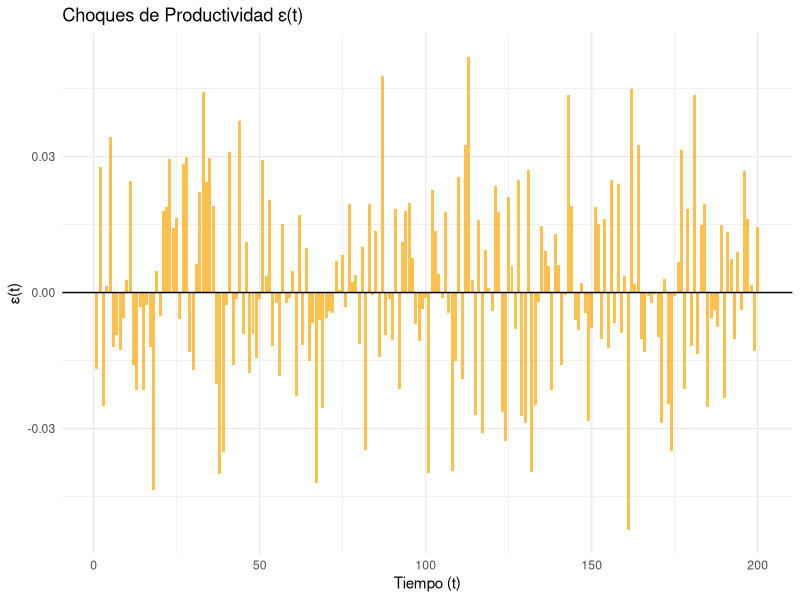
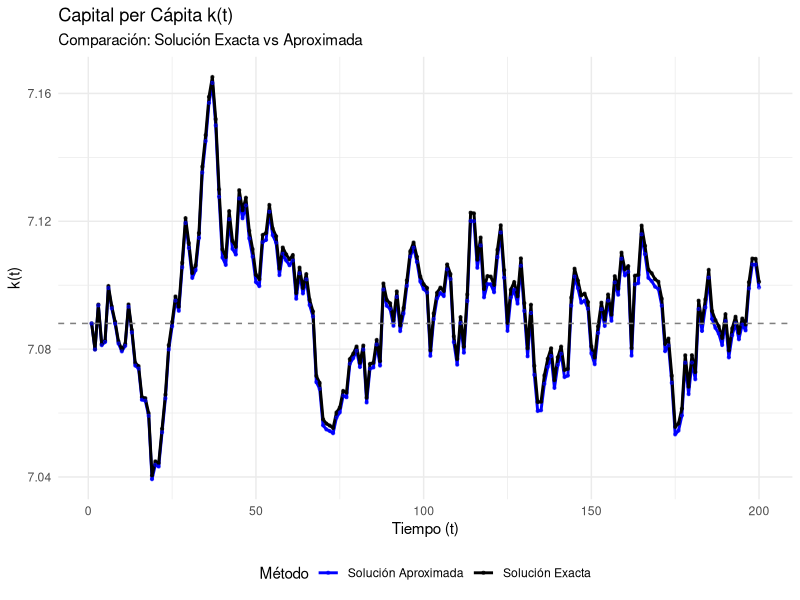
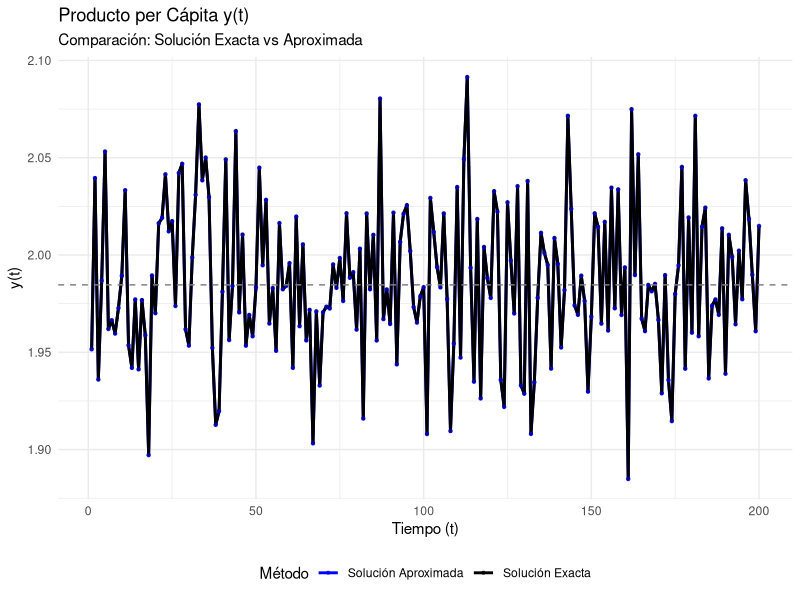
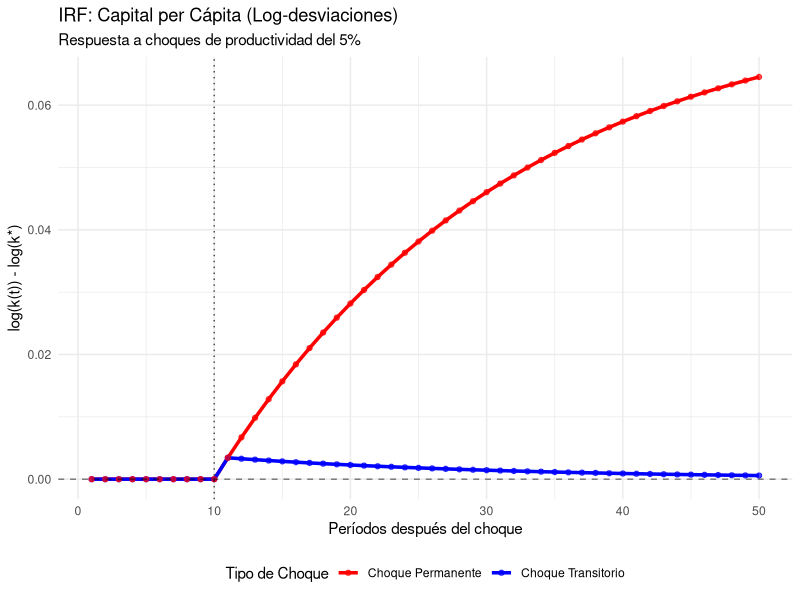
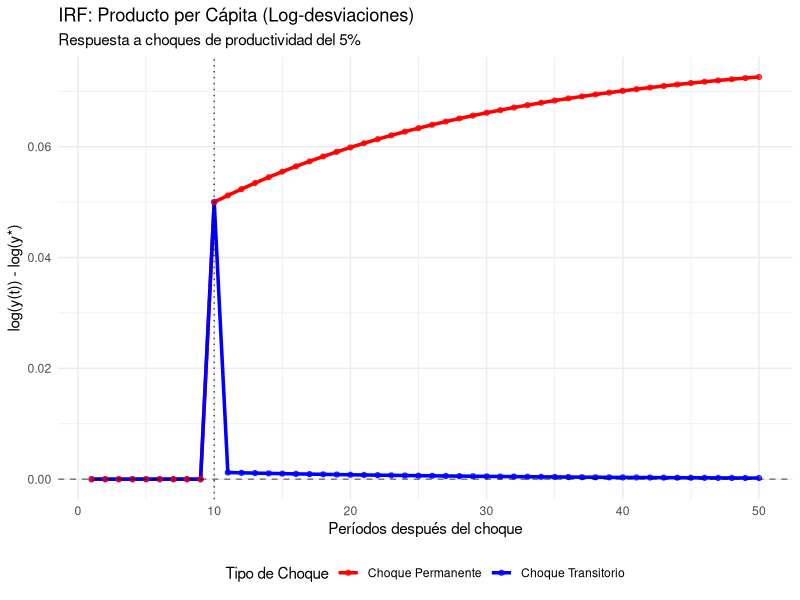

These figures' R source, in order:
# Simulación del Modelo de Solow Estocástico
# Modelo de Crecimiento con Choques de Productividad
#
# Ángelo Gutiérrez Daza
# 2025
#
# Programación II
# Programa de Estudios Superiores
# Banco de Guatemala
#
# Código probado utilizando la versión 4.5.1 de R

# ------------------------------------------------------------------------------
# 0) Inicialización
# ------------------------------------------------------------------------------

# Librerías usadas
library(dplyr)
library(readr)
library(lubridate)
library(ggplot2)
library(tidyr)
library(stringr)
library(magrittr)
library(patchwork)    # Para combinar gráficos
library(kableExtra)   # Para tablas profesionales

# Limpiar entorno de trabajo
graphics.off()
rm(list = ls())
cat("\014")

# Fijar semilla para reproducibilidad
set.seed(5)

# ------------------------------------------------------------------------------
# 1) Modelo de Solow Estocástico: Marco Teórico
# ------------------------------------------------------------------------------

cat("=== MODELO DE SOLOW ESTOCÁSTICO ===\n")
cat("El modelo de Solow con choques de productividad:\n\n")
cat("Ecuación de acumulación de capital:\n")
cat("K(t+1) = s·A(t)·K(t)^α·L(t)^(1-α) + (1-δ)·K(t)\n\n")
cat("Donde:\n")
cat("- A(t) = exp(ε(t)) es la productividad estocástica\n")
cat("- ε(t) ~ N(0, σ²) son choques de productividad\n")
cat("- Variables per cápita: k(t) = K(t)/L(t), y(t) = Y(t)/L(t)\n\n")

# Parámetros del modelo
T       <- 200        # Número de observaciones a simular
s       <- 0.25       # Tasa de ahorro
delta   <- 0.05       # Tasa de depreciación del capital
alpha   <- 0.35       # Participación del capital en el producto
sigma_e <- 0.02       # Desviación estándar de los choques de productividad
n       <- 0.02       # Tasa de crecimiento de la población

# Mostrar parámetros
cat("Parámetros del modelo:\n")
cat("T =", T, "(períodos de simulación)\n")
cat("s =", s, "(tasa de ahorro)\n")
cat("δ =", delta, "(tasa de depreciación)\n")
cat("α =", alpha, "(participación del capital)\n")
cat("σ =", sigma_e, "(desv. est. choques de productividad)\n")
cat("n =", n, "(tasa de crecimiento poblacional)\n\n")

# Calcular estado estacionario determinístico
k_ss <- (s / (n + delta))^(1 / (1 - alpha))
y_ss <- k_ss^alpha

cat("Estado estacionario (sin choques):\n")
cat("k* =", round(k_ss, 4), "(capital per cápita)\n")
cat("y* =", round(y_ss, 4), "(producto per cápita)\n\n")

# ------------------------------------------------------------------------------
# 2) Funciones de Simulación
# ------------------------------------------------------------------------------

# Función para simular el modelo usando la solución exacta
solow_sim_exact <- function(s, delta, alpha, n, k0, epsilon) {
  
  T <- length(epsilon)
  
  # Vectores para almacenar resultados
  k <- vector("numeric", T)
  y <- vector("numeric", T)
  
  # Condición inicial
  k[1] <- k0
  
  # Simulación exacta
  for (t in 1:T) {
    y[t] <- exp(epsilon[t]) * (k[t]^alpha)
    if (t < T) {
      k[t + 1] <- (s * exp(epsilon[t]) * (k[t]^alpha) + (1 - delta) * k[t]) / (1 + n)
    }
  }
  
  # Población (para obtener variables en niveles)
  L <- (1 + n)^(0:(T-1))
  
  # Variables en niveles
  K <- L * k
  Y <- L * y
  
  # Estado estacionario
  k_ss <- (s / (n + delta))^(1 / (1 - alpha))
  y_ss <- k_ss^alpha
  
  # Log-desviaciones del estado estacionario
  k_hat <- log(k) - log(k_ss)
  y_hat <- log(y) - log(y_ss)
  
  return(list(
    K = K, Y = Y, k = k, y = y,
    k_hat = k_hat, y_hat = y_hat,
    k_ss = k_ss, y_ss = y_ss,
    parametros = list(s = s, delta = delta, alpha = alpha, n = n)
  ))
}

# Función para simular el modelo usando la solución aproximada (log-linealizada)
solow_sim_approx <- function(s, delta, alpha, n, k_hat_0, epsilon) {
  
  T <- length(epsilon)
  
  # Vectores para almacenar resultados
  k_hat <- vector("numeric", T)
  y_hat <- vector("numeric", T)
  
  # Condición inicial
  k_hat[1] <- k_hat_0
  
  # Coeficientes de la aproximación log-lineal
  B <- (1 + alpha * n - delta * (1 - alpha)) / (1 + n)
  C <- (delta + n) / (1 + n)
  
  # Simulación aproximada
  for (t in 1:T) {
    y_hat[t] <- epsilon[t] + alpha * k_hat[t]
    if (t < T) {
      k_hat[t + 1] <- B * k_hat[t] + C * epsilon[t]
    }
  }
  
  # Estado estacionario
  k_ss <- (s / (n + delta))^(1 / (1 - alpha))
  y_ss <- k_ss^alpha
  
  # Recuperar variables en niveles per cápita
  k <- k_ss * exp(k_hat)
  y <- y_ss * exp(y_hat)
  
  # Población y variables en niveles
  L <- (1 + n)^(0:(T-1))
  K <- L * k
  Y <- L * y
  
  return(list(
    K = K, Y = Y, k = k, y = y,
    k_hat = k_hat, y_hat = y_hat,
    k_ss = k_ss, y_ss = y_ss,
    coeficientes = list(B = B, C = C),
    parametros = list(s = s, delta = delta, alpha = alpha, n = n)
  ))
}

cat("Funciones de simulación definidas:\n")
cat("1. solow_sim_exact(): Solución exacta del modelo no lineal\n")
cat("2. solow_sim_approx(): Solución aproximada (log-linealizada)\n\n")

# ------------------------------------------------------------------------------
# 3) Simulación Comparativa: Solución Exacta vs Aproximada
# ------------------------------------------------------------------------------

cat("=== SIMULACIÓN COMPARATIVA ===\n")

# Generar choques de productividad
los_choques <- rnorm(T, mean = 0, sd = sigma_e)

# Simulación con solución exacta
cat("Ejecutando simulación exacta...\n")
sol_exact <- solow_sim_exact(s, delta, alpha, n, k0 = k_ss, epsilon = los_choques)

# Simulación con solución aproximada
cat("Ejecutando simulación aproximada...\n")
sol_approx <- solow_sim_approx(s, delta, alpha, n, k_hat_0 = 0, epsilon = los_choques)

# Crear datos para comparación
datos_comparacion <- tibble(
  t = 1:T,
  # Choques
  epsilon = los_choques,
  # Capital per cápita
  k_exact = sol_exact$k,
  k_approx = sol_approx$k,
  # Producto per cápita
  y_exact = sol_exact$y,
  y_approx = sol_approx$y,
  # Variables en niveles
  K_exact = sol_exact$K,
  K_approx = sol_approx$K,
  Y_exact = sol_exact$Y,
  Y_approx = sol_approx$Y,
  # Log-desviaciones
  k_hat_exact = sol_exact$k_hat,
  k_hat_approx = sol_approx$k_hat,
  y_hat_exact = sol_exact$y_hat,
  y_hat_approx = sol_approx$y_hat
)

# Gráfico de choques de productividad
grafico_choques <- datos_comparacion %>%
  ggplot(aes(x = t, y = epsilon)) +
  geom_col(fill = "orange", alpha = 0.7) +
  labs(
    title = "Choques de Productividad ε(t)",
    x = "Tiempo (t)",
    y = "ε(t)"
  ) +
  theme_minimal() +
  geom_hline(yintercept = 0, color = "black")

# Gráfico comparativo: Capital per cápita
grafico_capital <- datos_comparacion %>%
  select(t, k_exact, k_approx) %>%
  pivot_longer(cols = c(k_exact, k_approx), names_to = "metodo", values_to = "capital") %>%
  mutate(metodo = recode(metodo, "k_exact" = "Solución Exacta", "k_approx" = "Solución Aproximada")) %>%
  ggplot(aes(x = t, y = capital, color = metodo)) +
  geom_line(size = 1) +
  geom_point(alpha = 0.6, size = 0.8) +
  geom_hline(yintercept = k_ss, linetype = "dashed", color = "gray50") +
  labs(
    title = "Capital per Cápita k(t)",
    subtitle = "Comparación: Solución Exacta vs Aproximada",
    x = "Tiempo (t)",
    y = "k(t)",
    color = "Método"
  ) +
  scale_color_manual(values = c("Solución Exacta" = "black", "Solución Aproximada" = "blue")) +
  theme_minimal() +
  theme(legend.position = "bottom")

# Gráfico comparativo: Producto per cápita
grafico_producto <- datos_comparacion %>%
  select(t, y_exact, y_approx) %>%
  pivot_longer(cols = c(y_exact, y_approx), names_to = "metodo", values_to = "producto") %>%
  mutate(metodo = recode(metodo, "y_exact" = "Solución Exacta", "y_approx" = "Solución Aproximada")) %>%
  ggplot(aes(x = t, y = producto, color = metodo)) +
  geom_line(size = 1) +
  geom_point(alpha = 0.6, size = 0.8) +
  geom_hline(yintercept = y_ss, linetype = "dashed", color = "gray50") +
  labs(
    title = "Producto per Cápita y(t)",
    subtitle = "Comparación: Solución Exacta vs Aproximada",
    x = "Tiempo (t)",
    y = "y(t)",
    color = "Método"
  ) +
  scale_color_manual(values = c("Solución Exacta" = "black", "Solución Aproximada" = "blue")) +
  theme_minimal() +
  theme(legend.position = "bottom")

# Mostrar gráficos
print(grafico_choques)
print(grafico_capital)
print(grafico_producto)

# Calcular estadísticas de diferencias
cat("\nEvaluación de la aproximación:\n")
diferencia_k <- mean(abs(datos_comparacion$k_exact - datos_comparacion$k_approx))
diferencia_y <- mean(abs(datos_comparacion$y_exact - datos_comparacion$y_approx))

cat("Error absoluto medio en k(t):", round(diferencia_k, 6), "\n")
cat("Error absoluto medio en y(t):", round(diferencia_y, 6), "\n")
cat("Error relativo medio en k(t):", round(diferencia_k / mean(datos_comparacion$k_exact) * 100, 3), "%\n")
cat("Error relativo medio en y(t):", round(diferencia_y / mean(datos_comparacion$y_exact) * 100, 3), "%\n\n")

# ------------------------------------------------------------------------------
# 4) Análisis de Momentos Estadísticos
# ------------------------------------------------------------------------------

cat("=== ANÁLISIS DE MOMENTOS ===\n")

# Simulación larga para calcular momentos poblacionales
N_sim <- 5000
cat("Realizando simulación larga (N =", N_sim, ") para calcular momentos...\n")

# Generar choques para simulación larga
choques_largos <- rnorm(N_sim, mean = 0, sd = sigma_e)

# Simulaciones largas
sol_exact_long <- solow_sim_exact(s, delta, alpha, n, k0 = k_ss, epsilon = choques_largos)
sol_approx_long <- solow_sim_approx(s, delta, alpha, n, k_hat_0 = 0, epsilon = choques_largos)

# Extraer log-desviaciones (eliminar períodos iniciales para convergencia)
burn_in <- 500  # Períodos de "calentamiento"
k_hat_exact <- sol_exact_long$k_hat[-(1:burn_in)]
y_hat_exact <- sol_exact_long$y_hat[-(1:burn_in)]
k_hat_approx <- sol_approx_long$k_hat[-(1:burn_in)]
y_hat_approx <- sol_approx_long$y_hat[-(1:burn_in)]

# Calcular momentos empíricos
momentos_exactos <- tibble(
  Variable = c("k_hat", "y_hat"),
  Media = c(mean(k_hat_exact), mean(y_hat_exact)),
  Varianza = c(var(k_hat_exact), var(y_hat_exact)),
  `Desv. Est.` = sqrt(Varianza),
  Método = "Solución Exacta"
)

momentos_aproximados <- tibble(
  Variable = c("k_hat", "y_hat"),
  Media = c(mean(k_hat_approx), mean(y_hat_approx)),
  Varianza = c(var(k_hat_approx), var(y_hat_approx)),
  `Desv. Est.` = sqrt(Varianza),
  Método = "Solución Aproximada"
)

# Momentos teóricos (para la solución aproximada)
# Varianza de k_hat
var_k_theory <- (sigma_e^2) * (((delta + n)^2) / ((1 + n)^2 - (1 + alpha * n - delta * (1 - alpha))^2))
# Varianza de y_hat  
var_y_theory <- sigma_e^2 + (alpha^2) * var_k_theory

momentos_teoricos <- tibble(
  Variable = c("k_hat", "y_hat"),
  Media = c(0, 0),  # En log-desviaciones, la media teórica es 0
  Varianza = c(var_k_theory, var_y_theory),
  `Desv. Est.` = sqrt(Varianza),
  Método = "Teórico (Aproximado)"
)

# Combinar todos los momentos
tabla_momentos <- bind_rows(momentos_exactos, momentos_aproximados, momentos_teoricos) %>%
  mutate(across(c(Media, Varianza, `Desv. Est.`), ~ round(.x, 6)))

cat("\nComparación de momentos estadísticos:\n")
print(tabla_momentos)

# Autocorrelaciones
cat("\nAutocorrelaciones de primer orden:\n")
autocorr_k_exact <- cor(k_hat_exact[-1], k_hat_exact[-length(k_hat_exact)])
autocorr_y_exact <- cor(y_hat_exact[-1], y_hat_exact[-length(y_hat_exact)])
autocorr_k_approx <- cor(k_hat_approx[-1], k_hat_approx[-length(k_hat_approx)])
autocorr_y_approx <- cor(y_hat_approx[-1], y_hat_approx[-length(y_hat_approx)])

# Autocorrelación teórica para k_hat (AR(1) con coeficiente B)
B_teorico <- (1 + alpha * n - delta * (1 - alpha)) / (1 + n)
autocorr_k_theory <- B_teorico

tabla_autocorr <- tibble(
  Variable = c("k_hat", "y_hat"),
  `Exacta` = c(autocorr_k_exact, autocorr_y_exact),
  `Aproximada` = c(autocorr_k_approx, autocorr_y_approx),
  `Teórica` = c(autocorr_k_theory, NA)
) %>%
  mutate(across(c(Exacta, Aproximada, Teórica), ~ round(.x, 4)))

print(tabla_autocorr)

cat("\nCoeficiente B teórico (persistencia de k_hat):", round(B_teorico, 4), "\n\n")


# ------------------------------------------------------------------------------
# 5) Función de Impulso-Respuesta (IRF)
# ------------------------------------------------------------------------------

cat("=== FUNCIÓN DE IMPULSO-RESPUESTA ===\n")

# Analizar respuesta a choques de productividad
N_irf <- 50
cat("Calculando IRF para", N_irf, "períodos...\n")

# Caso 1: Choque transitorio (solo en período 10)
choque_transitorio <- rep(0, N_irf)
choque_transitorio[10] <- 0.05  # Choque positivo de 5%

cat("1. Choque transitorio de 5% en período 10\n")

# Caso 2: Choque permanente (a partir del período 10)
choque_permanente <- rep(0, N_irf)
choque_permanente[10:N_irf] <- 0.05  # Choque permanente de 5%

cat("2. Choque permanente de 5% a partir del período 10\n\n")

# Simular IRF para choque transitorio
irf_transitorio <- solow_sim_approx(s, delta, alpha, n, k_hat_0 = 0, epsilon = choque_transitorio)

# Simular IRF para choque permanente  
irf_permanente <- solow_sim_approx(s, delta, alpha, n, k_hat_0 = 0, epsilon = choque_permanente)

# Crear datos para gráficos de IRF
datos_irf <- tibble(
  t = 1:N_irf,
  # Choques
  choque_trans = choque_transitorio,
  choque_perm = choque_permanente,
  # Log-desviaciones - choque transitorio
  k_hat_trans = irf_transitorio$k_hat,
  y_hat_trans = irf_transitorio$y_hat,
  # Log-desviaciones - choque permanente
  k_hat_perm = irf_permanente$k_hat,
  y_hat_perm = irf_permanente$y_hat,
  # Variables en niveles - choque transitorio
  K_trans = irf_transitorio$K,
  Y_trans = irf_transitorio$Y,
  # Variables en niveles - choque permanente
  K_perm = irf_permanente$K,
  Y_perm = irf_permanente$Y
)

# Gráfico IRF: Capital per cápita (log-desviaciones)
grafico_irf_k <- datos_irf %>%
  select(t, k_hat_trans, k_hat_perm) %>%
  pivot_longer(cols = c(k_hat_trans, k_hat_perm), names_to = "tipo_choque", values_to = "k_hat") %>%
  mutate(tipo_choque = recode(tipo_choque, 
                             "k_hat_trans" = "Choque Transitorio", 
                             "k_hat_perm" = "Choque Permanente")) %>%
  ggplot(aes(x = t, y = k_hat, color = tipo_choque)) +
  geom_line(size = 1.2) +
  geom_point(alpha = 0.7, size = 1.5) +
  geom_hline(yintercept = 0, linetype = "dashed", alpha = 0.5) +
  geom_vline(xintercept = 10, linetype = "dotted", alpha = 0.7) +
  labs(
    title = "IRF: Capital per Cápita (Log-desviaciones)",
    subtitle = "Respuesta a choques de productividad del 5%",
    x = "Períodos después del choque",
    y = "log(k(t)) - log(k*)",
    color = "Tipo de Choque"
  ) +
  scale_color_manual(values = c("Choque Transitorio" = "blue", "Choque Permanente" = "red")) +
  theme_minimal() +
  theme(legend.position = "bottom")

# Gráfico IRF: Producto per cápita (log-desviaciones)
grafico_irf_y <- datos_irf %>%
  select(t, y_hat_trans, y_hat_perm) %>%
  pivot_longer(cols = c(y_hat_trans, y_hat_perm), names_to = "tipo_choque", values_to = "y_hat") %>%
  mutate(tipo_choque = recode(tipo_choque, 
                             "y_hat_trans" = "Choque Transitorio", 
                             "y_hat_perm" = "Choque Permanente")) %>%
  ggplot(aes(x = t, y = y_hat, color = tipo_choque)) +
  geom_line(size = 1.2) +
  geom_point(alpha = 0.7, size = 1.5) +
  geom_hline(yintercept = 0, linetype = "dashed", alpha = 0.5) +
  geom_vline(xintercept = 10, linetype = "dotted", alpha = 0.7) +
  labs(
    title = "IRF: Producto per Cápita (Log-desviaciones)",
    subtitle = "Respuesta a choques de productividad del 5%",
    x = "Períodos después del choque",
    y = "log(y(t)) - log(y*)",
    color = "Tipo de Choque"
  ) +
  scale_color_manual(values = c("Choque Transitorio" = "blue", "Choque Permanente" = "red")) +
  theme_minimal() +
  theme(legend.position = "bottom")

# Mostrar gráficos IRF
print(grafico_irf_k)
print(grafico_irf_y)
